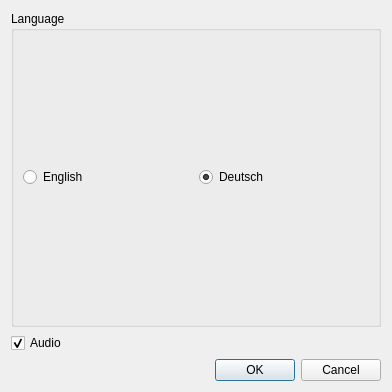
<?xml version="1.0" encoding="UTF-8"?>
<ui version="4.0">
 <class>Dialog</class>
 <widget class="QDialog" name="Dialog">
  <property name="geometry">
   <rect>
    <x>0</x>
    <y>0</y>
    <width>392</width>
    <height>392</height>
   </rect>
  </property>
  <property name="windowTitle">
   <string>Dialog</string>
  </property>
  <layout class="QVBoxLayout" name="verticalLayout">
   <item>
    <widget class="QGroupBox" name="languageBox">
     <property name="title">
      <string>Language</string>
     </property>
     <layout class="QHBoxLayout" name="horizontalLayout">
      <item>
       <widget class="QRadioButton" name="radioButton">
        <property name="text">
         <string>English</string>
        </property>
       </widget>
      </item>
      <item>
       <widget class="QRadioButton" name="radioButton_2">
        <property name="text">
         <string>Deutsch</string>
        </property>
        <property name="checked">
         <bool>true</bool>
        </property>
       </widget>
      </item>
     </layout>
    </widget>
   </item>
   <item>
    <widget class="QCheckBox" name="audioCheckBox">
     <property name="text">
      <string>Audio</string>
     </property>
     <property name="checked">
      <bool>true</bool>
     </property>
    </widget>
   </item>
   <item>
    <widget class="QDialogButtonBox" name="buttonBox">
     <property name="standardButtons">
      <set>QDialogButtonBox::Cancel|QDialogButtonBox::Ok</set>
     </property>
    </widget>
   </item>
  </layout>
 </widget>
 <resources/>
 <connections>
  <connection>
   <sender>buttonBox</sender>
   <signal>rejected()</signal>
   <receiver>Dialog</receiver>
   <slot>close()</slot>
   <hints>
    <hint type="sourcelabel">
     <x>195</x>
     <y>370</y>
    </hint>
    <hint type="destinationlabel">
     <x>195</x>
     <y>195</y>
    </hint>
   </hints>
  </connection>
  <connection>
   <sender>buttonBox</sender>
   <signal>accepted()</signal>
   <receiver>Dialog</receiver>
   <slot>accept()</slot>
   <hints>
    <hint type="sourcelabel">
     <x>195</x>
     <y>370</y>
    </hint>
    <hint type="destinationlabel">
     <x>195</x>
     <y>195</y>
    </hint>
   </hints>
  </connection>
 </connections>
</ui>
